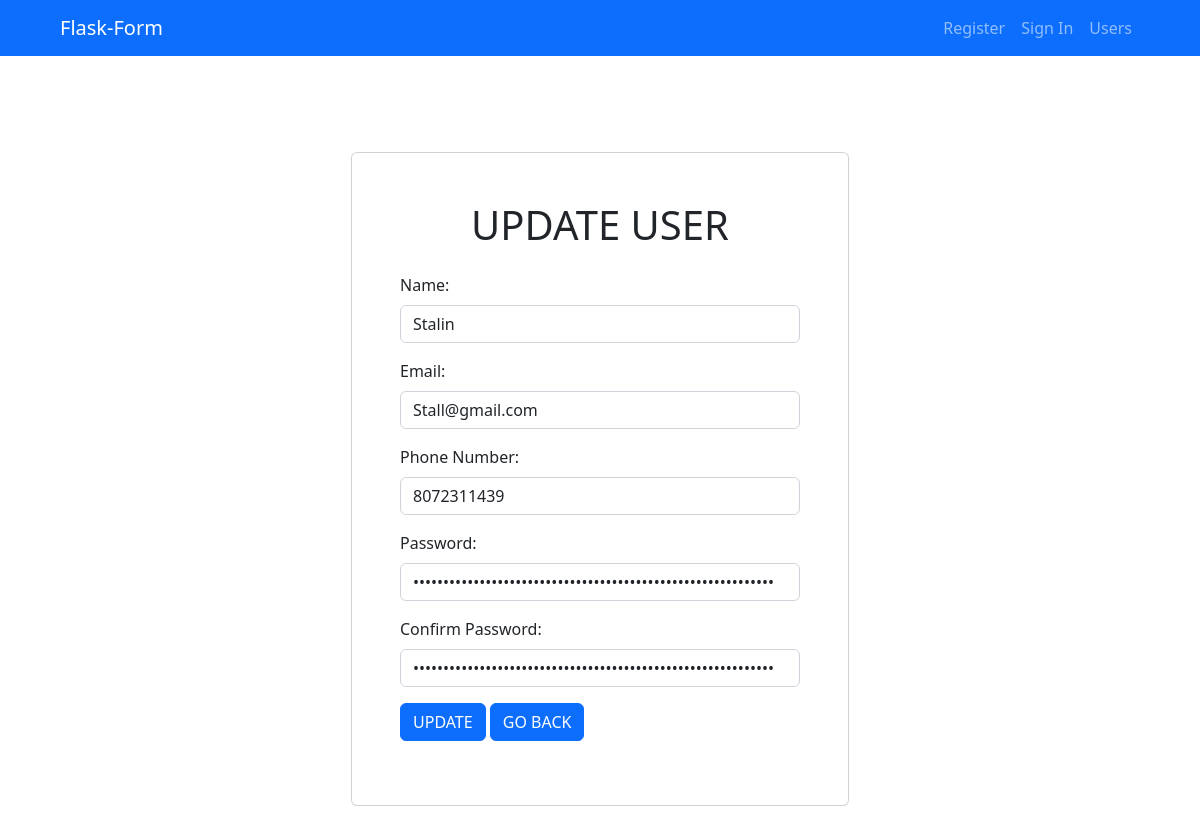
/update/4 (signed in), run on the app's committed database.
### sample.py (models this page shows, shortened)
class User(db.Model,UserMixin):
    id=db.Column(db.Integer,primary_key=True)
    name=db.Column(db.String(20),nullable=False)
    email=db.Column(db.String(30),unique=True,nullable=False)
    phoneNumber=db.Column(db.String(10),nullable=False)
    password=db.Column(db.String(60),nullable=False)

### sample.py (the view)
@app.route('/update/<id>')
def update(id):
    if current_user.is_authenticated:
     user=User.query.filter(User.id == id).first()
     return render_template('Update.html',title='Update',user=user)
    else :
     return render_template('Display.html',title="Display")

### sample.py (called while the page is built)
@login_manager.user_loader
def load_user(user_id):
    return User.query.get(int(user_id))

### templates/Update.html (shortened to what this page needs)
{% extends "layout.html"%}
{% block content%}
<div class="container">
    <div class="row justify-content-center my-5 p-5">
        <div class="col-md-6 col-sm-12 col-xs-12">
            <div class="card p-5">
                <h1 class="text-center">UPDATE USER</h1>
                <form method="POST" action="/editDetails/{{user.id}}">
                    <div class="form-group my-3">
                        <label class="form-label">Name:</label>
                        <input class="form-control" type="text" placeholder="Enter your name" value={{user.name}}
                            name="name" maxlength="20" required></input>
                    </div>
                    <div class="form-group mb-3">
                        <label class="form-label">Email:</label>
                        <input class="form-control" type="email" placeholder="Enter your Email Id " name="email"
                            value={{user.email}} maxlength="30" required></input>
                    </div>
                    <div class="form-group mb-3">
                        <label class="form-label">Phone Number:</label>
                        <input class="form-control" type="tel" placeholder="Enter your Phone number" name="phoneNumber"
                            value={{user.phoneNumber}} pattern="[0-9]{3}[0-9]{3}[0-9]{4}" maxlength="10"
                            required></input>
                    </div>
                    <div class="form-group mb-3">
                        <label class="form-label">Password:</label>
                        <input class="form-control" type="password"
                            placeholder="Enter your Password (max character of 10)" name="password" maxlength="10"
                            value={{user.password}} required></input>
                    </div>
                    <div class="form-group mb-3">
                        <label class="form-label">Confirm Password:</label>
                        <input class="form-control" type="password"
                            placeholder="Enter your Password again (max character of 10)" maxlength="10"
                            value={{user.password}} name="ConfirmPassword" required></input>
                    </div>
                    <div class="form-group my-3">
                        <button class="btn btn-primary" type="submit">UPDATE</button>
                        <a class="text-decoration-none text-white" href="{{url_for('home')}}"><button
                                class="btn btn-primary" type="button">GO
                                BACK</button></a>
                    </div>
                </form>
            </div>
        </div>
    </div>
</div>
{% endblock content %}

### data on the page
User: name "Stalin", email "Stall@gmail.com", phoneNumber "8072311439"
